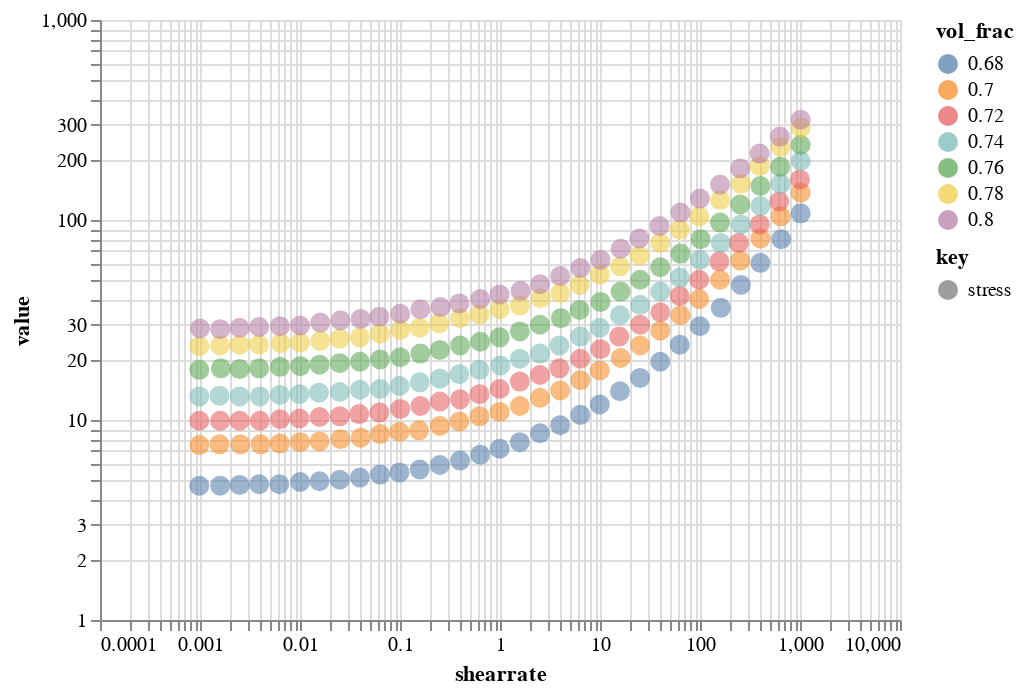

Here is the notebook cell this chart was saved with:
### Code cell
# A mixed approach I pass the wide which is easier to read and I transform to long before encoding

long_from_wide_figure=alt.Chart(wide_data, description=json.dumps(description_dict)).transform_fold(['stress', 'Viscosity']).mark_circle(size=100).encode(
        alt.X('shearrate', scale=alt.Scale(type='log')),
        alt.Y('value:Q', scale=alt.Scale(type='log')),
        color='vol_frac',
        opacity='key:N',
        tooltip=['vol_frac','shearrate','key:N','value:Q']
)
long_from_wide_figure

### Figure 1 — Vega-Lite specification as saved in the notebook (floating-point values rounded to 4 significant figures; data arrays with more than 128 entries replaced by an {"elided": "..."} marker saying what was removed)
{"config": {"view": {"continuousWidth": 400, "continuousHeight": 300}}, "data": {"name": "data-e0b1c30ca791ad18cf56a69a83bf009c"}, "mark": {"type": "circle", "size": 100}, "description": "{\"name\": \"Fig2_Dekker2018\", \"figure_number\": 2, \"title\": \"Scaling of flow curves Comparison between experiments and simulations\", \"year\": 2018, \"doi\": \"10.1016/j.jnnfm.2018.08.006\", \"author\": \"Riande I. Dekker and Maureen Dinkgreve and Henri de Cagny and Dion J. Koeze and Brian P. Tighe and Daniel Bonn\", \"sample\": \"castor oil concentrated emuslions\", \"unit_x\": \"s-1\", \"unit_y\": \"Pa\", \"solvent_viscosity\": \"0.00089\"}", "encoding": {"color": {"type": "nominal", "field": "vol_frac"}, "opacity": {"type": "nominal", "field": "key"}, "tooltip": [{"type": "nominal", "field": "vol_frac"}, {"type": "quantitative", "field": "shearrate"}, {"type": "nominal", "field": "key"}, {"type": "quantitative", "field": "value"}], "x": {"type": "quantitative", "field": "shearrate", "scale": {"type": "log"}}, "y": {"type": "quantitative", "field": "value", "scale": {"type": "log"}}}, "transform": [{"fold": ["stress", "Viscosity"]}], "$schema": "https://vega.github.io/schema/vega-lite/v4.8.1.json", "datasets": {"data-e0b1c30ca791ad18cf56a69a83bf009c": {"elided": "217 records"}}}
